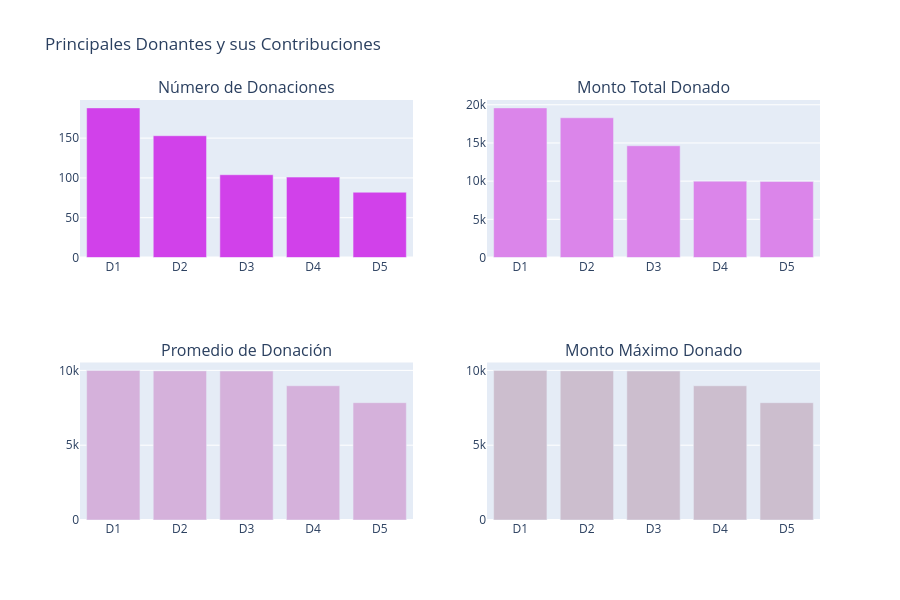

This figure's notebook cell:
### Markdown cell above
> - **Principales proyectos**  
> - En la historia de DonorsChoose, diferentes proyectos recibieron un número variable de donaciones, que van desde tan solo 1 hasta un máximo de 800. El número máximo de donaciones realizadas en un solo proyecto es igual a 863. Este fue un proyecto liderado por un maestro y su título fue "**Vallecito StandUpKids Pilot Standing School!**" (como se muestra como Pa1 en el primer gráfico). Se financió un monto total de **108,248.30 USD** en este proyecto y fue financiado en su totalidad el 26 de agosto de 2015.    
> - Hay otros tres proyectos con un número muy grande de donaciones (mayor a 600) 
> - En noviembre de 2016, se inició un proyecto titulado "**Varsity and After-School Fencing Teams in NYC**" (como se muestra como Pc1 en el segundo gráfico) y hubo un total de 18 donaciones. Este proyecto tuvo el mayor monto promedio por donante igual a **1,850 USD**  
> - En el proyecto titulado "**Learning to Play While Playing to Learn!**" (como se muestra como Pd1 en el cuarto gráfico), se realizó la donación única máxima igual a **60,000 USD**, la cual es la mayor cantidad de donación única en la historia de DonorsChoose.  

## <a id="3.3"> 3.3 ¿Quiénes son los principales donantes? </a>

Identifiquemos a los donantes que realizaron algunas de las principales contribuciones y sus valores. Es decir: 
- 3.3.1 Donantes que han realizado el mayor número de donaciones  
- 3.3.2 Donantes que han financiado los mayores montos totales   
- 3.3.3 Donantes que financian los mayores montos promedio en donaciones únicas  
- 3.3.4 Donantes que han financiado el mayor monto único donado

### Code cell
import plotly.graph_objs as go
from plotly import tools
from plotly.offline import iplot

# Calcular estadísticas por donante
tempdf = donations_df.groupby('Donor ID').agg({
    'Donor ID': 'count', 
    'Donation Amount': 'sum'
}).rename(columns={
    'Donor ID': "Total Donations", 
    'Donation Amount': "Total Amount"
}).reset_index()

tempdf['Average Donation Amount'] = tempdf['Total Amount'] / tempdf['Total Donations']

# Top 5 donantes por número de donaciones
tempdf1 = tempdf.sort_values(by=['Total Donations'], ascending=[False])
x = tempdf1.head(5)['Donor ID']
x = ["D"+str(i+1) for i in range(len(x))]
y = tempdf1.head(5)['Total Donations']
tr1 = go.Bar(x=x, y=y, marker=dict(color='#d141ea'))

# Top 5 donantes por monto total
tempdf1 = tempdf.sort_values(by=['Total Amount'], ascending=[False])
x = tempdf1.head(5)['Donor ID']
x = ["D"+str(i+1) for i in range(len(x))]
y = tempdf1.head(5)['Total Amount']
tr2 = go.Bar(x=x, y=y, marker=dict(color='#db85ea'))

# Top 5 donantes por promedio de donación
tempdf1 = tempdf.sort_values(by=['Average Donation Amount'], ascending=[False])
x = tempdf1.head(5)['Donor ID']
x = ["D"+str(i+1) for i in range(len(x))]
y = tempdf1.head(5)['Average Donation Amount']
tr3 = go.Bar(x=x, y=y, marker=dict(color='#d5b1db'))

# Top 5 donantes por donación máxima
tempdf = donations_df.groupby('Donor ID').agg({
    'Donor ID': 'count', 
    'Donation Amount': 'max'
}).rename(columns={
    'Donor ID': "Total Donations", 
    'Donation Amount': "Maximum Donations"
}).reset_index()

tempdf1 = tempdf.sort_values(by=['Maximum Donations'], ascending=[False])
x = tempdf1.head(5)['Donor ID']
x = ["D"+str(i+1) for i in range(len(x))]
y = tempdf1.head(5)['Maximum Donations']
tr4 = go.Bar(x=x, y=y, marker=dict(color='#ccbece'))

# Crear subplots con títulos en español
fig = tools.make_subplots(
    rows=2, 
    cols=2, 
    print_grid=False, 
    subplot_titles=[
        'Número de Donaciones',
        'Monto Total Donado',
        'Promedio de Donación',
        'Monto Máximo Donado'
    ]
)

fig.append_trace(tr1, 1, 1)
fig.append_trace(tr2, 1, 2)
fig.append_trace(tr3, 2, 1)
fig.append_trace(tr4, 2, 2)

# Actualizar layout con título en español
fig['layout'].update(
    height=600, 
    showlegend=False, 
    title='Principales Donantes y sus Contribuciones'
)

iplot(fig)

### Figure 1 — Plotly figure (JSON) as saved in the notebook; plotly's stock layout.template omitted (floating-point values rounded to 4 significant figures)
{"data": [{"marker": {"color": "#d141ea"}, "type": "bar", "x": ["D1", "D2", "D3", "D4", "D5"], "xaxis": "x", "y": [188, 153, 104, 101, 82], "yaxis": "y"}, {"marker": {"color": "#db85ea"}, "type": "bar", "x": ["D1", "D2", "D3", "D4", "D5"], "xaxis": "x2", "y": [19590.0, 18300.0, 14630.0, 10000.0, 9965.0], "yaxis": "y2"}, {"marker": {"color": "#d5b1db"}, "type": "bar", "x": ["D1", "D2", "D3", "D4", "D5"], "xaxis": "x3", "y": [10000.0, 9965.0, 9954.0, 8973.0, 7840.0], "yaxis": "y3"}, {"marker": {"color": "#ccbece"}, "type": "bar", "x": ["D1", "D2", "D3", "D4", "D5"], "xaxis": "x4", "y": [10000.0, 9965.0, 9954.0, 8973.0, 7840.0], "yaxis": "y4"}], "layout": {"annotations": [{"font": {"size": 16}, "showarrow": false, "text": "Número de Donaciones", "x": 0.225, "xanchor": "center", "xref": "paper", "y": 1, "yanchor": "bottom", "yref": "paper"}, {"font": {"size": 16}, "showarrow": false, "text": "Monto Total Donado", "x": 0.775, "xanchor": "center", "xref": "paper", "y": 1, "yanchor": "bottom", "yref": "paper"}, {"font": {"size": 16}, "showarrow": false, "text": "Promedio de Donación", "x": 0.225, "xanchor": "center", "xref": "paper", "y": 0.375, "yanchor": "bottom", "yref": "paper"}, {"font": {"size": 16}, "showarrow": false, "text": "Monto Máximo Donado", "x": 0.775, "xanchor": "center", "xref": "paper", "y": 0.375, "yanchor": "bottom", "yref": "paper"}], "height": 600, "showlegend": false, "title": {"text": "Principales Donantes y sus Contribuciones"}, "xaxis": {"anchor": "y", "domain": [0, 0.45]}, "xaxis2": {"anchor": "y2", "domain": [0.55, 1]}, "xaxis3": {"anchor": "y3", "domain": [0, 0.45]}, "xaxis4": {"anchor": "y4", "domain": [0.55, 1]}, "yaxis": {"anchor": "x", "domain": [0.625, 1]}, "yaxis2": {"anchor": "x2", "domain": [0.625, 1]}, "yaxis3": {"anchor": "x3", "domain": [0, 0.375]}, "yaxis4": {"anchor": "x4", "domain": [0, 0.375]}}}
